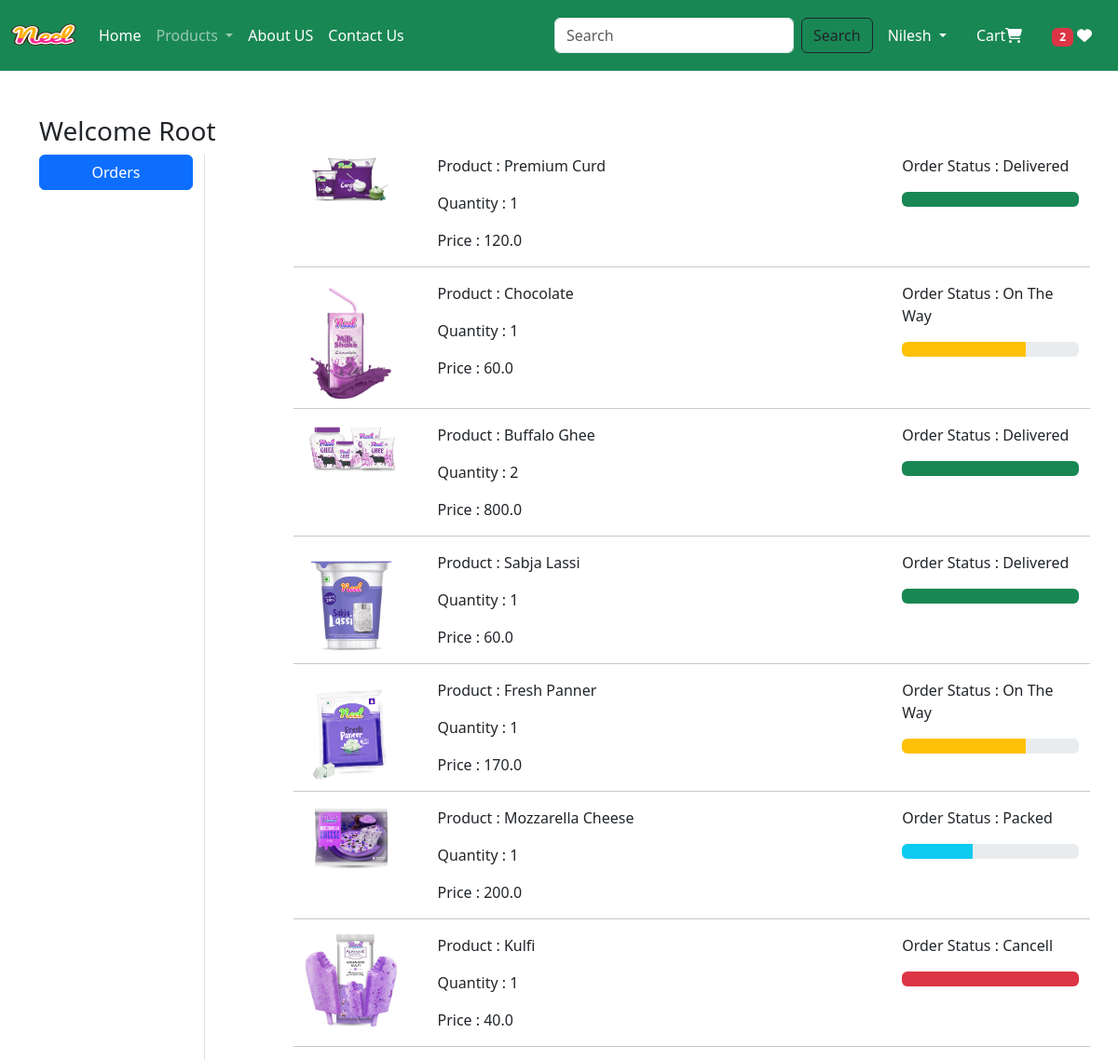
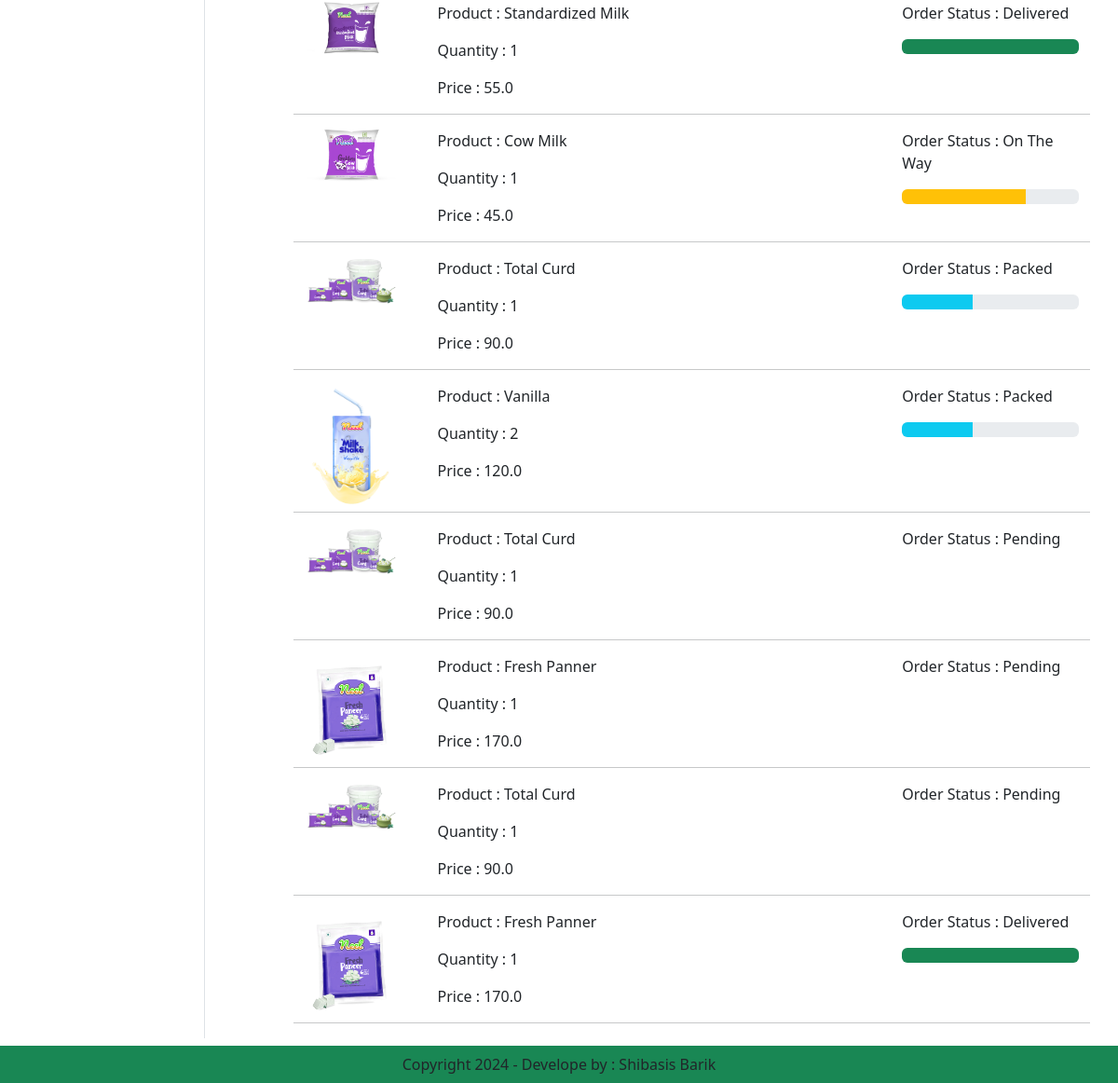
Screenshot of /orders/ (signed in) with the database file from the repository (2 pictures, top to bottom).
### app/models.py (models this page shows, shortened)
class OrderPlaced(models.Model):
    user = models.ForeignKey(User,on_delete=models.CASCADE)
    customer = models.ForeignKey(Customer,on_delete=models.CASCADE)
    product = models.ForeignKey(Product,on_delete=models.CASCADE)
    quantity = models.PositiveIntegerField(default=1)
    order_date = models.DateTimeField(auto_now_add=True)
    status = models.CharField(max_length=50,choices=STATUS_CHOICES, default='Pending')
    payment = models.ForeignKey(Payment, on_delete=models.CASCADE, default="")
    @property
    def total_cost(self):
        return self.quantity * self.product.discounted_price

class Product(models.Model):
    title = models.CharField(max_length=100)
    selling_price = models.FloatField()
    discounted_price = models.FloatField()
    description = models.TextField()
    composition = models.TextField(default='')
    prodapp =  models.TextField(default='')
    category = models.CharField(choices=CATEGORY_CHOICES, max_length=2)
    product_image = models.ImageField(upload_to='product')

### app/views.py (the view)
# urls.py: path('orders/', views.orders, name = 'orders'),
@login_required
def orders(request):
    totalitem = 0
    wishitem = 0
    if request.user.is_authenticated:
        totalitem = len(Cart.objects.filter(user=request.user))
        wishitem = len(Wishlist.objects.filter(user=request.user))
    order_placed = OrderPlaced.objects.filter(user=request.user)
    return render(request, 'app/orders.html', locals())

### app/templates/app/orders.html (shortened to what this page needs)
{% extends "app/base.html" %}
{% load static %}
{% block main-content %}
<div class="container my-5">
    <div class="row">
        <h3>Welcome <span class="text-capitalize">{{request.user}}</span></h3>
        <div class="col-sm-2 border-end">
            <ul class="list-unstyled">
                <li class="d-grid"><a href="{% url 'orders' %}" class="btn btn-primary">Orders</a></li>
            </ul>
        </div>
        <div class="col-sm-9 offset-sm-1">
            {% for op in order_placed %}
            <div class="row">
                <div class="col-sm-2">
                    <img src="{{op.product.product_image.url}}" class="img-fluid" height="100" width="100" />
                </div>
                <div class="col-sm-7">
                    <p>Product : {{op.product.title}}</p>
                    <p>Quantity : {{op.quantity}}</p>
                    <p>Price : {{op.total_cost}}</p>
                </div>
                <div class="col-sm-3">
                    <p> Order Status : {{op.status}}</p>
                    {% if op.status == 'Packed' %}
                    <div class="progress">
                        <div class="progress-bar bg-info" role="progressbar" style="width: 40%" aria-valuenow="40"
                            aria-valuemin="0" aria-valuemax="100"></div>
                    </div>
                    {% endif %}
                    {% if op.status == 'On The Way' %}
                    <div class="progress">
                        <div class="progress-bar bg-warning" role="progressbar" style="width: 70%" aria-valuenow="70"
                            aria-valuemin="0" aria-valuemax="100"></div>
                    </div>
                    {% endif %}
                    {% if op.status == 'Delivered' %}
                    <div class="progress">
                        <div class="progress-bar bg-success" role="progressbar" style="width: 100%" aria-valuenow="100"
                            aria-valuemin="0" aria-valuemax="100"></div>
                    </div>
                    {% endif %}
                    {% if op.status == 'Cancell' %}
                    <div class="progress">
                        <div class="progress-bar bg-danger" role="progressbar" style="width: 100%" aria-valuenow="100"
                            aria-valuemin="0" aria-valuemax="100"></div>
                    </div>
                    {% endif %}
                </div>
                <hr>
            </div>
            {% endfor %}
        </div>
    </div>
</div>
{% endblock main-content %}

### app/templates/app/base.html (shortened to what this page needs)
<!DOCTYPE html>
{% load static %}
<html lang="en">
<head>
    <link href="https://cdn.jsdelivr.net/npm/bootstrap@5.3.3/dist/css/bootstrap.min.css" rel="stylesheet">
    <link rel="stylesheet" href="{% static 'app/css/owl.carousel.min.css' %}">
    <link rel="stylesheet" href="{% static 'app/css/all.min.css' %}">
    <link rel="stylesheet" href="{% static 'app/css/style.css' %}">
</head>
<body>
    <nav class="navbar navbar-expand-lg navbar-dark bg-success">
        <div class="container-fluid">
          <a class="navbar-brand" href="#">
            <img src="{% static 'app/images/product/Neel.png' %}" alt="Logo" width="70" height="50">
          </a>
          <div class="collapse navbar-collapse" id="navbarSupportedContent">
            <ul class="navbar-nav me-auto mb-2 mb-lg-0">
              {% if request.user.is_authenticated %}
              <li class="nav-item">
                <a class="nav-link active" aria-current="page" href="/">Home</a>
              </li>
              <li class="nav-item dropdown">
                <a class="nav-link dropdown-toggle" href="#" role="button" data-bs-toggle="dropdown" aria-expanded="false">
                  Products
                </a>
              </li>
              <li class="nav-item">
                <a class="nav-link text-white" href="{% url 'about' %}">About US</a>
              </li>
              <li class="nav-item">
                <a class="nav-link text-white" href="{% url 'contact' %}">Contact Us</a>
              </li>
            </ul>
            <form class="d-flex" role="search" action="/search">
              <input class="form-control me-2" type="search" placeholder="Search" name="search" aria-label="Search">
              <button class="btn btn-outline-dark" type="submit">Search</button>
            </form>
          </div>
            <ul class="navbar-nav me-auto mb-2 mb-lg-0">
                <li class="nav-item dropdown mx-2">
                    <a class="nav-link dropdown-toggle text-white" href="#" id="profileDropdown" role="button" data-bs-toggle="dropdown" aria-expanded="false">
                        Nilesh
                    </a>
                </li>
                <li class="nav-item mx-2">
                    <a class="nav-link text-white" href="{% url 'showcart' %}"> Cart<i class="fa fa-shopping-cart"></i>
                    </a>
                </li>
                <li class="nav-item mx-2">
                    <a class="nav-link text-white" href="{% url 'showwishlist' %}"><span class="badge bg-danger">{% if wishitem > 0 %} {{wishitem}} {% endif %}</span>  <i class="fa fa-heart"></i></a>
                </li>
                {% endif %}
            </ul>
        </div>
      </nav>
      {% block main-content %}{% endblock main-content %}
      <footer class="container-fluid fixed-bottom bg-success text-center p-2 mt-5">
        Copyright 2024 - Develope by : Shibasis Barik
      </footer>
</body>
</html>

### rows the page displays
OrderPlaced: product.product_image (picture), product "Premium Curd", quantity "1", total_cost "120.0", status "Delivered"
OrderPlaced: product.product_image (picture), product "Chocolate", quantity "1", total_cost "60.0", status "On The Way"
OrderPlaced: product.product_image (picture), product "Buffalo Ghee", quantity "2", total_cost "800.0", status "Delivered"
OrderPlaced: product.product_image (picture), product "Sabja Lassi", quantity "1", total_cost "60.0", status "Delivered"
OrderPlaced: product.product_image (picture), product "Fresh Panner", quantity "1", total_cost "170.0", status "On The Way"
OrderPlaced: product.product_image (picture), product "Mozzarella Cheese", quantity "1", total_cost "200.0", status "Packed"
OrderPlaced: product.product_image (picture), product "Kulfi", quantity "1", total_cost "40.0", status "Cancell"
OrderPlaced: product.product_image (picture), product "Standardized Milk", quantity "1", total_cost "55.0", status "Delivered"
OrderPlaced: product.product_image (picture), product "Cow Milk", quantity "1", total_cost "45.0", status "On The Way"
OrderPlaced: product.product_image (picture), product "Total Curd", quantity "1", total_cost "90.0", status "Packed"
OrderPlaced: product.product_image (picture), product "Vanilla", quantity "2", total_cost "120.0", status "Packed"
OrderPlaced: product.product_image (picture), product "Total Curd", quantity "1", total_cost "90.0", status "Pending"
OrderPlaced: product.product_image (picture), product "Fresh Panner", quantity "1", total_cost "170.0", status "Pending"
OrderPlaced: product.product_image (picture), product "Total Curd", quantity "1", total_cost "90.0", status "Pending"
OrderPlaced: product.product_image (picture), product "Fresh Panner", quantity "1", total_cost "170.0", status "Delivered"

### other values shown
{{ wishitem }} "2"
{{ request.user }} "Root"
